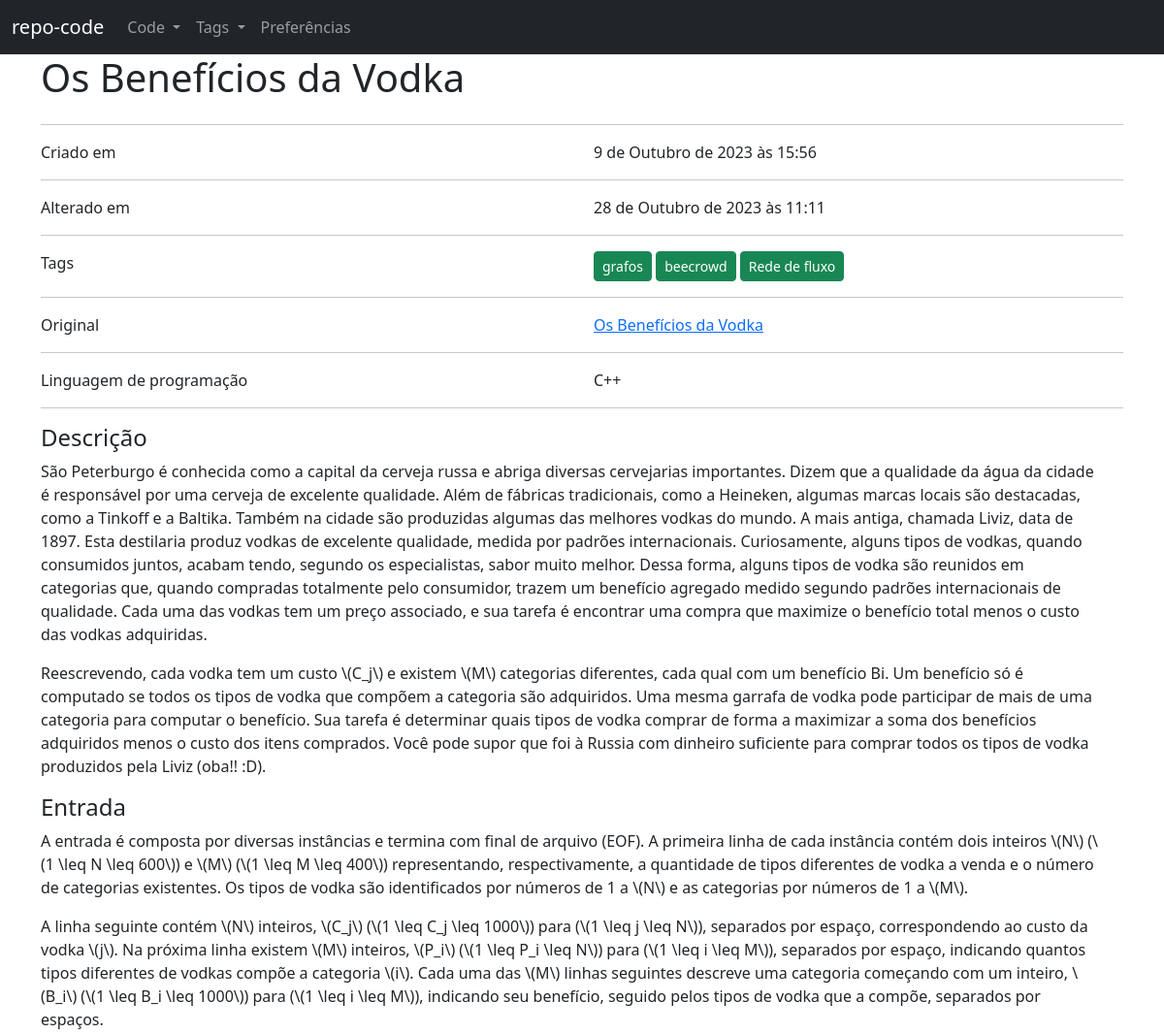
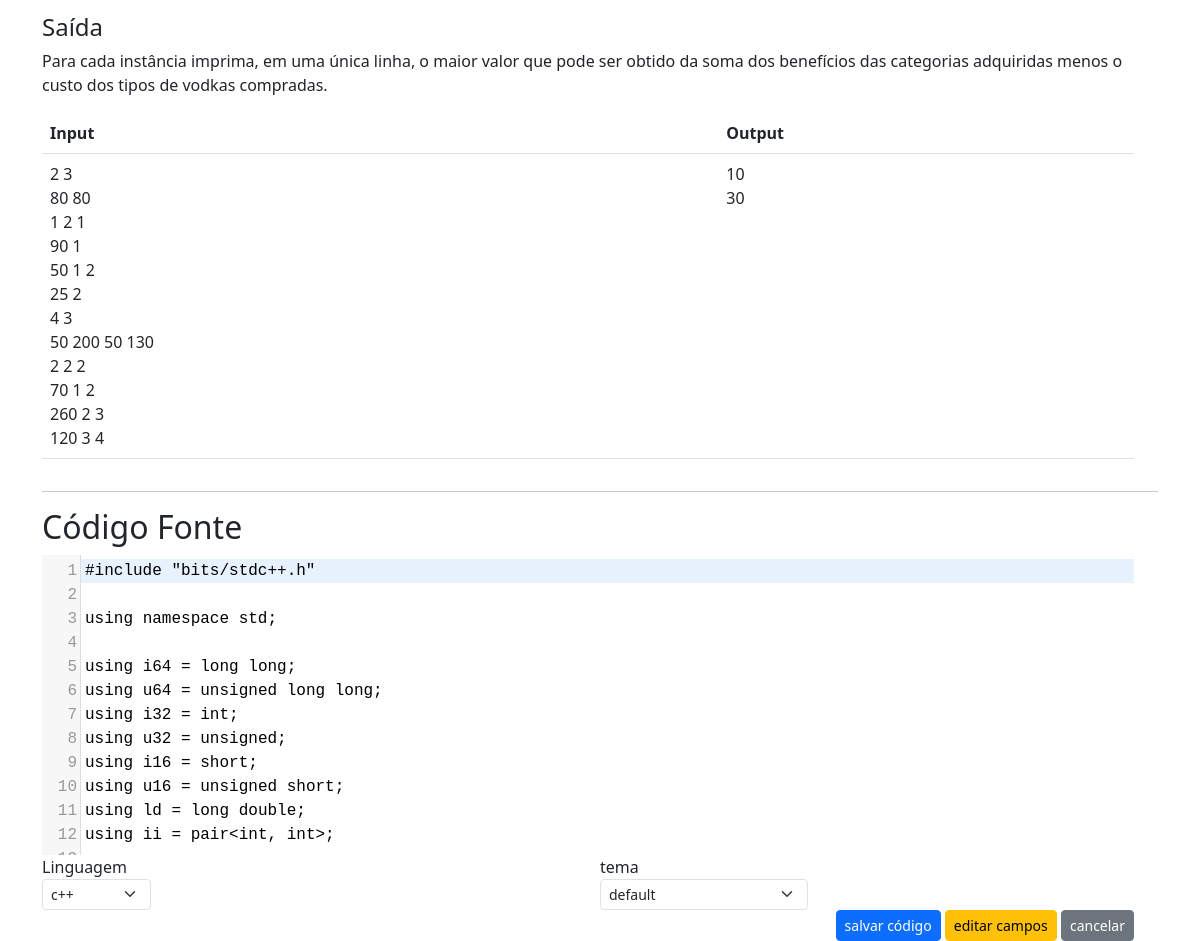
/repo/code/1/, run on the app's committed database (2 pictures, top to bottom).
### repo/models.py (models this page shows, shortened)
class Code(models.Model):
    LANGUAGE_CHOICES = (
        ("c++", "c++"),
        ("py", "python"),
        ("c", "c"),
        ("java", "java"),
        ("c#", "c#"),
        ("js", "javascript")
    )
    DICT_LANGUAGES_CHOICES = dict(LANGUAGE_CHOICES)
    title = models.CharField(max_length = 100)
    createdAt = models.DateTimeField(default = timezone.now)
    updatedAt = models.DateTimeField(default = timezone.now)
    description = models.TextField()
    source = models.TextField()
    tags = models.ManyToManyField(Tag)
    original = models.CharField(max_length = 100)
    language = models.CharField(max_length = 10, choices = LANGUAGE_CHOICES)
    def human_language(self):
        return self.DICT_LANGUAGES_CHOICES[self.language]
    def full_description(self):
        return f'<div class = "container">{self.description}</div>'

class Tag(models.Model):
    name = models.CharField(max_length = 50)
    human_name = models.CharField(max_length = 50)
    description = models.TextField()

### repo/code_views.py (the view)
# urls.py: path('<int:key>/', code_views.source, name = 'repo_code_view'),
@require_http_methods(['GET'])
def source(request, key):
    try:
        code = Code.objects.get(pk = key)
        partial_tags = code.tags.all()[:3]
        languages = sorted(Code.LANGUAGE_CHOICES, key = lambda x: x[1])
        themes = os.listdir(os.path.join('templates', 'static', 'js', 'codemirror', 'theme'))
        css_files = list(map(lambda f: os.path.join('js', 'codemirror', 'theme', f), themes))
        themes = list(map(lambda t: t.split('.')[0], themes))
        return render(request, 'code/code.html', {
            'source' : code,
            'partial_tags': partial_tags,
            'themes': themes,
            'css_files': css_files,
            'languages': languages
        })
    except ObjectDoesNotExist as ex:
        return render(request, '404.html', {'message': ex})

### repo/templates/code/code.html (shortened to what this page needs)
{% extends "base.html" %}
{% load static %}
{% block 'css' %}
<link href = "{% static 'js/codemirror/lib/codemirror.css' %}" rel="stylesheet">
<link href = "{% static 'js/codemirror/addon/hint/show-hint.css' %}" rel="stylesheet">
{% for css in css_files %}
    <link href = "{% static css %}" rel = "stylesheet">
{% endfor %}
{% endblock %}
{% block 'main' %}
<div class = "container">
    <div class = "row">
        <h1>{{ source.title }}</h1>
    </div>
    <hr>
    <div class = "row">
        <div class = "col">
            Criado em
        </div>
        <div class = "col">
            {{ source.createdAt }}
        </div>
    </div>
    <hr>
    <div class = "row">
        <div class = "col">
            Alterado em
        </div>
        <div class = "col">
            {{ source.updatedAt }}
        </div>
    </div>
    <hr>
    <div class = "row">
        <div class = "col">
            Tags
        </div>
        <div class = "col">
            {% for tag in partial_tags %}
                <a class = "btn btn-sm btn-success" href = "{% url 'repo_tag_view' tag.id %}"> {{ tag.human_name }} </a>
            {% endfor %}
        </div>
    </div>
    {% if source.original %}
    <hr>
    <div class = "row">
        <div class = "col">
            Original
        </div>
        <div class = "col">
            <a href = "{{source.original}}" target = "__blank"> {{ source.title }} </a>
        </div>
    </div>
    {% endif %}
    <hr>
    <div class = "row">
        <div class = "col">
            Linguagem de programação
        </div>
        <Div class = "col">
            {{ source.human_language.title }}
        </div>
    </div>
    <hr>
    <div class = "row">
        <div class = "row">
            <h4> Descrição </h4>
        </div>
        <div class = "row">
            {{ source.full_description | safe }}
        </div>
    </div>
    <hr>
    <div class = "row">
        <div class = "row">
            <h2> Código Fonte </h2>
        <div>
        <div class = "row">
            <form id = "sourceForm" method = "post" action = "{% url 'repo_code_update_source' source.id %}">
                <div class = "row">
                </div>
                <div class = "row">
                    <div class = "col">
                        <div class = "form-group">
                            <label> Linguagem </label>
                            <select id = "language" name = "language" class = "form-select form-select-sm w-auto" >
                                {% for lang, hu_lang in languages %}
                                    {% if source.language == lang %}
                                        <option value = "{{lang}}" selected> {{hu_lang}} </option>
                                    {% else %}
                                        <option value = "{{lang}}"> {{hu_lang}} </option>
                                    {% endif %}
                                {% endfor %}
                            </select>
                        </div>
                    </div>
                    <div class = "col">
                        <div class = "form-group">
                            <label>tema</label>
                            <select id = "theme" name = "theme" class = "form-select form-select-sm w-auto" >
                               {% if request.session.codeTheme == 'default' %}
                                    <option value = "default" selected>default</option>
                               {% else %}
                                    <option value = "default">default</option>
                               {% endif %}
                            </select>
                        </div>
                    </div>
                </div>
                <div class = "text-end">
                    <button type = "button" data-bs-toggle="modal" data-bs-target="#saveCodeModal" class = "btn btn-primary btn-sm"> salvar código </button>
                    <a class = "btn btn-warning btn-sm"  href = "{% url 'repo_code_update' source.id  %}"> editar campos </a> </h1>
                    <a class = "btn btn-secondary btn-sm" href = "{% url 'repo_code_view' source.id %}"> cancelar </a>
                </div>
            </form>
        </div>
    </div>
</div>
{% endblock %}

### data on the page
Code: title "Os Benefícios da Vodka", createdAt "9 de Outubro de 2023 às 15:56", updatedAt "28 de Outubro de 2023 às 11:11", human_language "C++", full_description "São Peterburgo é conhecida como a capital da cerveja russa e abriga diversas cervejarias importantes. Dizem que a qualidade da água da cidade é responsável por uma cerveja de excelente qualidade. Além de fábricas tradicionais, como a Heineken, algumas marcas locais são destacadas, como a Tinkoff e a Baltika. Também na cidade são produzidas algumas das melhores vodkas do mundo. A mais antiga, chamada Liviz, data de 1897. Esta destilaria produz vodkas de excelente qualidade, medida por padrões internacionais. Curiosamente, alguns tipos de vodkas, quando consumidos juntos, acabam tendo, segundo os especialistas, sabor muito melhor. Dessa forma, alguns tipos de vodka são reunidos em categorias…", language "c++"
Tag: human_name "grafos"
Tag: human_name "beecrowd"
Tag: human_name "Rede de fluxo"
